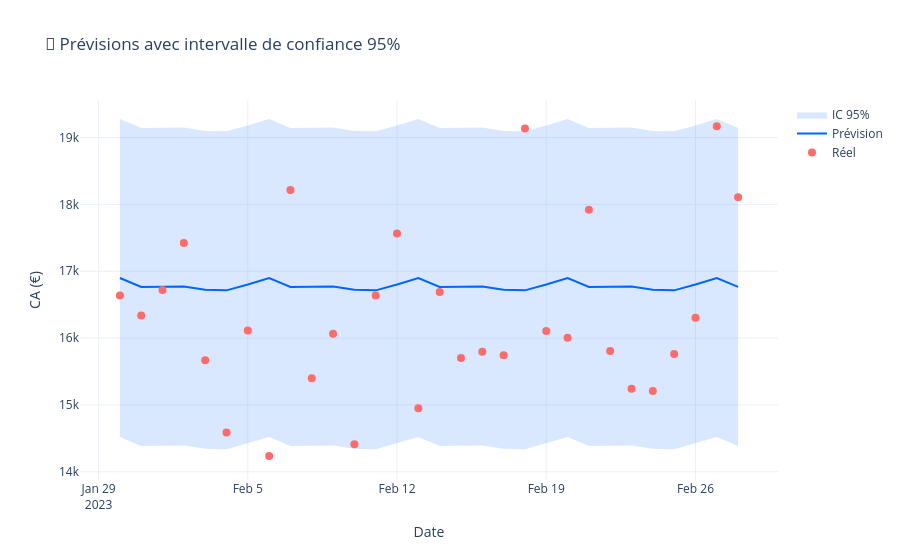

The notebook cell this image was saved under:
### Code cell
# Visualisation avec intervalles de confiance
fig = go.Figure()

# Intervalle de confiance
fig.add_trace(go.Scatter(
    x=pd.concat([df_forecast['date'], df_forecast['date'][::-1]]),
    y=pd.concat([df_forecast['upper'], df_forecast['lower'][::-1]]),
    fill='toself',
    fillcolor='rgba(0, 100, 255, 0.15)',
    line=dict(color='rgba(255,255,255,0)'),
    name='IC 95%'
))

# Prévisions
fig.add_trace(go.Scatter(
    x=df_forecast['date'], y=df_forecast['ca_predicted'],
    name='Prévision', line=dict(color='#0066FF', width=2)
))

# Réel
fig.add_trace(go.Scatter(
    x=df_forecast['date'], y=df_forecast['ca_actual'],
    name='Réel', mode='markers', marker=dict(color='#FF6B6B', size=8)
))

fig.update_layout(
    title='🔮 Prévisions avec intervalle de confiance 95%',
    xaxis_title='Date',
    yaxis_title='CA (€)',
    template='plotly_white'
)
fig.show()
